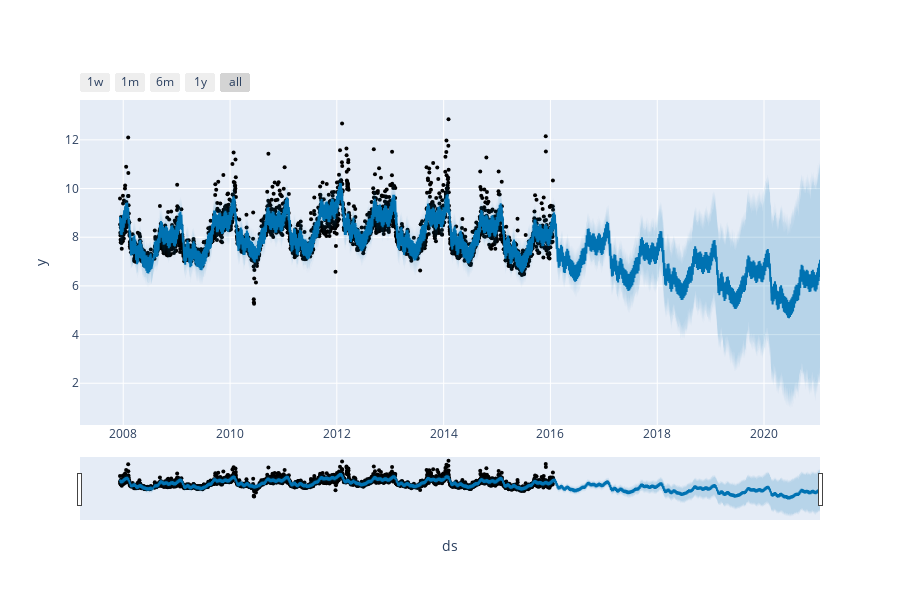

Source (notebook cell):
### Code cell
from fbprophet.plot import plot_plotly, plot_components_plotly

plot_plotly(m, forecast)

### Figure 1 — Plotly figure (JSON) as saved in the notebook; plotly's stock layout.template omitted (floating-point values rounded to 4 significant figures; data arrays with more than 128 entries replaced by an {"elided": "..."} marker saying what was removed)
{"data": [{"marker": {"color": "black", "size": 4}, "mode": "markers", "name": "Actual", "type": "scatter", "x": {"elided": "2905 str values"}, "y": {"elided": "2905 float values"}}, {"hoverinfo": "skip", "line": {"width": 0}, "mode": "lines", "type": "scatter", "x": {"elided": "4730 str values"}, "y": {"elided": "4730 float values"}}, {"fill": "tonexty", "fillcolor": "rgba(0, 114, 178, 0.2)", "line": {"color": "#0072B2", "width": 2}, "mode": "lines", "name": "Predicted", "type": "scatter", "x": {"elided": "4730 str values"}, "y": {"elided": "4730 float values"}}, {"fill": "tonexty", "fillcolor": "rgba(0, 114, 178, 0.2)", "hoverinfo": "skip", "line": {"width": 0}, "mode": "lines", "type": "scatter", "x": {"elided": "4730 str values"}, "y": {"elided": "4730 float values"}}], "layout": {"height": 600, "showlegend": false, "width": 900, "xaxis": {"rangeselector": {"buttons": [{"count": 7, "label": "1w", "step": "day", "stepmode": "backward"}, {"count": 1, "label": "1m", "step": "month", "stepmode": "backward"}, {"count": 6, "label": "6m", "step": "month", "stepmode": "backward"}, {"count": 1, "label": "1y", "step": "year", "stepmode": "backward"}, {"step": "all"}]}, "rangeslider": {"visible": true}, "title": {"text": "ds"}, "type": "date"}, "yaxis": {"title": {"text": "y"}}}}
